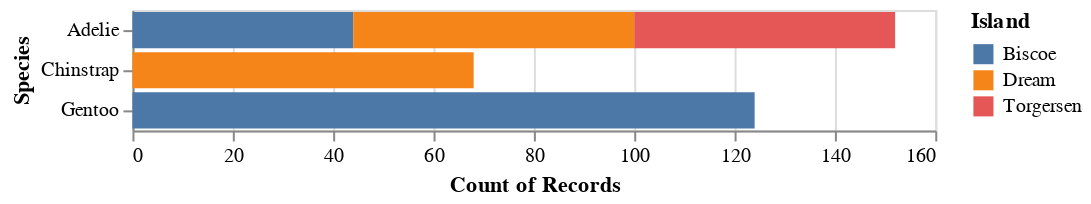

Here is the notebook cell this chart was saved with:
### Markdown cell above
##### Add tooltip

### Code cell
chart.mark_bar(tooltip=True).encode(color='Island')

### Figure 1 — Vega-Lite specification as saved in the notebook (floating-point values rounded to 4 significant figures; data arrays with more than 128 entries replaced by an {"elided": "..."} marker saying what was removed)
{"config": {"view": {"continuousWidth": 400, "continuousHeight": 300}}, "data": {"name": "data-fe71607a42dbd7cdd20b91354e9016c1"}, "mark": {"type": "bar", "tooltip": true}, "encoding": {"color": {"type": "nominal", "field": "Island"}, "x": {"type": "quantitative", "aggregate": "count"}, "y": {"type": "nominal", "field": "Species"}}, "$schema": "https://vega.github.io/schema/vega-lite/v4.8.1.json", "datasets": {"data-fe71607a42dbd7cdd20b91354e9016c1": {"elided": "344 records"}}}
